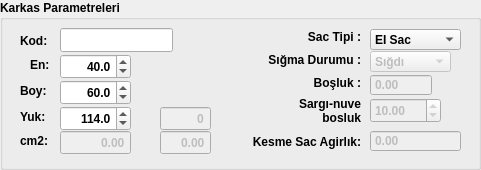
     <widget class="QGroupBox" name="groupBox_26">
      <property name="geometry">
       <rect>
        <x>2</x>
        <y>0</y>
        <width>481</width>
        <height>170</height>
       </rect>
      </property>
      <property name="font">
       <font>
        <weight>75</weight>
        <bold>true</bold>
       </font>
      </property>
      <property name="title">
       <string>Karkas Parametreleri</string>
      </property>
      <widget class="QLabel" name="label_56">
       <property name="geometry">
        <rect>
         <x>30</x>
         <y>54</y>
         <width>31</width>
         <height>21</height>
        </rect>
       </property>
       <property name="text">
        <string>En:</string>
       </property>
      </widget>
      <widget class="QDoubleSpinBox" name="doubleSpinBox_karkas_en">
       <property name="geometry">
        <rect>
         <x>60</x>
         <y>54</y>
         <width>71</width>
         <height>25</height>
        </rect>
       </property>
       <property name="font">
        <font>
         <weight>75</weight>
         <bold>true</bold>
        </font>
       </property>
       <property name="layoutDirection">
        <enum>Qt::LeftToRight</enum>
       </property>
       <property name="autoFillBackground">
        <bool>false</bool>
       </property>
       <property name="alignment">
        <set>Qt::AlignRight|Qt::AlignTrailing|Qt::AlignVCenter</set>
       </property>
       <property name="decimals">
        <number>1</number>
       </property>
       <property name="maximum">
        <double>9999.000000000000000</double>
       </property>
       <property name="value">
        <double>40.000000000000000</double>
       </property>
      </widget>
      <widget class="QLabel" name="label_57">
       <property name="geometry">
        <rect>
         <x>20</x>
         <y>80</y>
         <width>31</width>
         <height>21</height>
        </rect>
       </property>
       <property name="text">
        <string>Boy:</string>
       </property>
      </widget>
      <widget class="QDoubleSpinBox" name="doubleSpinBox_karkas_boy">
       <property name="geometry">
        <rect>
         <x>60</x>
         <y>80</y>
         <width>71</width>
         <height>25</height>
        </rect>
       </property>
       <property name="font">
        <font>
         <weight>75</weight>
         <bold>true</bold>
        </font>
       </property>
       <property name="layoutDirection">
        <enum>Qt::LeftToRight</enum>
       </property>
       <property name="autoFillBackground">
        <bool>false</bool>
       </property>
       <property name="alignment">
        <set>Qt::AlignRight|Qt::AlignTrailing|Qt::AlignVCenter</set>
       </property>
       <property name="decimals">
        <number>1</number>
       </property>
       <property name="maximum">
        <double>9999.000000000000000</double>
       </property>
       <property name="value">
        <double>60.000000000000000</double>
       </property>
      </widget>
      <widget class="QLabel" name="label_58">
       <property name="geometry">
        <rect>
         <x>20</x>
         <y>106</y>
         <width>31</width>
         <height>21</height>
        </rect>
       </property>
       <property name="text">
        <string>Yuk:</string>
       </property>
      </widget>
      <widget class="QDoubleSpinBox" name="doubleSpinBox_karkas_yukseklik">
       <property name="geometry">
        <rect>
         <x>60</x>
         <y>106</y>
         <width>71</width>
         <height>25</height>
        </rect>
       </property>
       <property name="font">
        <font>
         <weight>75</weight>
         <bold>true</bold>
        </font>
       </property>
       <property name="layoutDirection">
        <enum>Qt::LeftToRight</enum>
       </property>
       <property name="autoFillBackground">
        <bool>false</bool>
       </property>
       <property name="alignment">
        <set>Qt::AlignRight|Qt::AlignTrailing|Qt::AlignVCenter</set>
       </property>
       <property name="decimals">
        <number>1</number>
       </property>
       <property name="maximum">
        <double>9999.000000000000000</double>
       </property>
       <property name="value">
        <double>114.000000000000000</double>
       </property>
      </widget>
      <widget class="QLabel" name="label_60">
       <property name="geometry">
        <rect>
         <x>20</x>
         <y>130</y>
         <width>31</width>
         <height>21</height>
        </rect>
       </property>
       <property name="text">
        <string>cm2:</string>
       </property>
      </widget>
      <widget class="QDoubleSpinBox" name="doubleSpinBox_karkas_cm">
       <property name="enabled">
        <bool>false</bool>
       </property>
       <property name="geometry">
        <rect>
         <x>60</x>
         <y>130</y>
         <width>71</width>
         <height>25</height>
        </rect>
       </property>
       <property name="font">
        <font>
         <weight>75</weight>
         <bold>true</bold>
        </font>
       </property>
       <property name="layoutDirection">
        <enum>Qt::LeftToRight</enum>
       </property>
       <property name="autoFillBackground">
        <bool>false</bool>
       </property>
       <property name="alignment">
        <set>Qt::AlignRight|Qt::AlignTrailing|Qt::AlignVCenter</set>
       </property>
       <property name="buttonSymbols">
        <enum>QAbstractSpinBox::NoButtons</enum>
       </property>
       <property name="decimals">
        <number>2</number>
       </property>
       <property name="maximum">
        <double>9999.000000000000000</double>
       </property>
       <property name="value">
        <double>0.000000000000000</double>
       </property>
      </widget>
      <widget class="QDoubleSpinBox" name="doubleSpinBox_karkas_cm_oto">
       <property name="enabled">
        <bool>false</bool>
       </property>
       <property name="geometry">
        <rect>
         <x>160</x>
         <y>130</y>
         <width>51</width>
         <height>25</height>
        </rect>
       </property>
       <property name="font">
        <font>
         <weight>75</weight>
         <bold>true</bold>
        </font>
       </property>
       <property name="layoutDirection">
        <enum>Qt::LeftToRight</enum>
       </property>
       <property name="autoFillBackground">
        <bool>false</bool>
       </property>
       <property name="alignment">
        <set>Qt::AlignRight|Qt::AlignTrailing|Qt::AlignVCenter</set>
       </property>
       <property name="buttonSymbols">
        <enum>QAbstractSpinBox::NoButtons</enum>
       </property>
       <property name="decimals">
        <number>2</number>
       </property>
       <property name="maximum">
        <double>9999.000000000000000</double>
       </property>
       <property name="value">
        <double>0.000000000000000</double>
       </property>
      </widget>
      <widget class="QDoubleSpinBox" name="doubleSpinBox_karkas_yuk_oto">
       <property name="enabled">
        <bool>false</bool>
       </property>
       <property name="geometry">
        <rect>
         <x>160</x>
         <y>106</y>
         <width>51</width>
         <height>25</height>
        </rect>
       </property>
       <property name="font">
        <font>
         <weight>75</weight>
         <bold>true</bold>
        </font>
       </property>
       <property name="layoutDirection">
        <enum>Qt::LeftToRight</enum>
       </property>
       <property name="autoFillBackground">
        <bool>false</bool>
       </property>
       <property name="alignment">
        <set>Qt::AlignRight|Qt::AlignTrailing|Qt::AlignVCenter</set>
       </property>
       <property name="buttonSymbols">
        <enum>QAbstractSpinBox::NoButtons</enum>
       </property>
       <property name="decimals">
        <number>0</number>
       </property>
       <property name="maximum">
        <double>9999.000000000000000</double>
       </property>
       <property name="value">
        <double>0.000000000000000</double>
       </property>
      </widget>
      <widget class="QLabel" name="label_yuk_error">
       <property name="geometry">
        <rect>
         <x>50</x>
         <y>106</y>
         <width>20</width>
         <height>20</height>
        </rect>
       </property>
       <property name="text">
        <string/>
       </property>
       <property name="pixmap">
        <pixmap resource="icons.qrc">:/staticfiles/icons/warning.png</pixmap>
       </property>
       <property name="scaledContents">
        <bool>true</bool>
       </property>
      </widget>
      <widget class="QLabel" name="label_Ac_ok">
       <property name="geometry">
        <rect>
         <x>130</x>
         <y>130</y>
         <width>21</width>
         <height>21</height>
        </rect>
       </property>
       <property name="text">
        <string/>
       </property>
       <property name="pixmap">
        <pixmap resource="icons.qrc">:/staticfiles/icons/checked.png</pixmap>
       </property>
       <property name="scaledContents">
        <bool>true</bool>
       </property>
      </widget>
      <widget class="QLabel" name="label_Ac_error">
       <property name="geometry">
        <rect>
         <x>60</x>
         <y>130</y>
         <width>20</width>
         <height>20</height>
        </rect>
       </property>
       <property name="text">
        <string/>
       </property>
       <property name="pixmap">
        <pixmap resource="icons.qrc">:/staticfiles/icons/warning.png</pixmap>
       </property>
       <property name="scaledContents">
        <bool>true</bool>
       </property>
      </widget>
      <widget class="QLabel" name="label_Ac_ok_2">
       <property name="geometry">
        <rect>
         <x>450</x>
         <y>70</y>
         <width>21</width>
         <height>21</height>
        </rect>
       </property>
       <property name="text">
        <string/>
       </property>
       <property name="pixmap">
        <pixmap resource="icons.qrc">:/staticfiles/icons/checked.png</pixmap>
       </property>
       <property name="scaledContents">
        <bool>true</bool>
       </property>
      </widget>
      <widget class="QDoubleSpinBox" name="doubleSpinBox_8">
       <property name="enabled">
        <bool>false</bool>
       </property>
       <property name="geometry">
        <rect>
         <x>370</x>
         <y>74</y>
         <width>62</width>
         <height>22</height>
        </rect>
       </property>
       <property name="buttonSymbols">
        <enum>QAbstractSpinBox::NoButtons</enum>
       </property>
       <property name="minimum">
        <double>-999.000000000000000</double>
       </property>
       <property name="maximum">
        <double>9999.989999999999782</double>
       </property>
      </widget>
      <widget class="QComboBox" name="comboBox_2">
       <property name="enabled">
        <bool>false</bool>
       </property>
       <property name="geometry">
        <rect>
         <x>370</x>
         <y>51</y>
         <width>81</width>
         <height>21</height>
        </rect>
       </property>
       <item>
        <property name="text">
         <string>Sığdı</string>
        </property>
       </item>
       <item>
        <property name="text">
         <string>Yanlış</string>
        </property>
       </item>
       <item>
        <property name="text">
         <string>Kesme</string>
        </property>
       </item>
      </widget>
      <widget class="QLabel" name="label_76">
       <property name="geometry">
        <rect>
         <x>250</x>
         <y>52</y>
         <width>111</width>
         <height>16</height>
        </rect>
       </property>
       <property name="text">
        <string>Sığma Durumu :</string>
       </property>
       <property name="alignment">
        <set>Qt::AlignRight|Qt::AlignTrailing|Qt::AlignVCenter</set>
       </property>
      </widget>
      <widget class="QLabel" name="label_Ac_error_2">
       <property name="geometry">
        <rect>
         <x>450</x>
         <y>50</y>
         <width>20</width>
         <height>20</height>
        </rect>
       </property>
       <property name="text">
        <string/>
       </property>
       <property name="pixmap">
        <pixmap resource="icons.qrc">:/staticfiles/icons/warning.png</pixmap>
       </property>
       <property name="scaledContents">
        <bool>true</bool>
       </property>
      </widget>
      <widget class="QLabel" name="label_77">
       <property name="geometry">
        <rect>
         <x>240</x>
         <y>75</y>
         <width>121</width>
         <height>16</height>
        </rect>
       </property>
       <property name="text">
        <string>Boşluk :</string>
       </property>
       <property name="alignment">
        <set>Qt::AlignRight|Qt::AlignTrailing|Qt::AlignVCenter</set>
       </property>
      </widget>
      <widget class="QLabel" name="label_yuk_ok">
       <property name="geometry">
        <rect>
         <x>130</x>
         <y>106</y>
         <width>21</width>
         <height>21</height>
        </rect>
       </property>
       <property name="text">
        <string/>
       </property>
       <property name="pixmap">
        <pixmap resource="icons.qrc">:/staticfiles/icons/checked.png</pixmap>
       </property>
       <property name="scaledContents">
        <bool>true</bool>
       </property>
      </widget>
      <widget class="QComboBox" name="comboBox_sactipi">
       <property name="geometry">
        <rect>
         <x>370</x>
         <y>29</y>
         <width>91</width>
         <height>21</height>
        </rect>
       </property>
       <item>
        <property name="text">
         <string>EI Sac</string>
        </property>
       </item>
       <item>
        <property name="text">
         <string>Kesme Sac</string>
        </property>
       </item>
      </widget>
      <widget class="QLabel" name="label_146">
       <property name="geometry">
        <rect>
         <x>290</x>
         <y>27</y>
         <width>71</width>
         <height>20</height>
        </rect>
       </property>
       <property name="text">
        <string>Sac Tipi :</string>
       </property>
       <property name="alignment">
        <set>Qt::AlignRight|Qt::AlignTrailing|Qt::AlignVCenter</set>
       </property>
      </widget>
      <widget class="QLabel" name="label_154">
       <property name="geometry">
        <rect>
         <x>240</x>
         <y>95</y>
         <width>121</width>
         <height>31</height>
        </rect>
       </property>
       <property name="layoutDirection">
        <enum>Qt::RightToLeft</enum>
       </property>
       <property name="text">
        <string>Sargı-nuve
 bosluk</string>
       </property>
       <property name="alignment">
        <set>Qt::AlignRight|Qt::AlignTrailing|Qt::AlignVCenter</set>
       </property>
      </widget>
      <widget class="QDoubleSpinBox" name="doubleSpinBox_nuvebosluk">
       <property name="enabled">
        <bool>false</bool>
       </property>
       <property name="geometry">
        <rect>
         <x>370</x>
         <y>98</y>
         <width>71</width>
         <height>25</height>
        </rect>
       </property>
       <property name="value">
        <double>10.000000000000000</double>
       </property>
      </widget>
      <widget class="QLineEdit" name="lineEdit_mlz_karkas">
       <property name="geometry">
        <rect>
         <x>60</x>
         <y>28</y>
         <width>113</width>
         <height>24</height>
        </rect>
       </property>
      </widget>
      <widget class="QLabel" name="label_61">
       <property name="geometry">
        <rect>
         <x>20</x>
         <y>30</y>
         <width>31</width>
         <height>21</height>
        </rect>
       </property>
       <property name="text">
        <string>Kod:</string>
       </property>
      </widget>
      <widget class="QLabel" name="label_kesmeSacAgirlik">
       <property name="geometry">
        <rect>
         <x>240</x>
         <y>126</y>
         <width>121</width>
         <height>31</height>
        </rect>
       </property>
       <property name="layoutDirection">
        <enum>Qt::RightToLeft</enum>
       </property>
       <property name="text">
        <string>Kesme Sac Agirlık:</string>
       </property>
       <property name="alignment">
        <set>Qt::AlignRight|Qt::AlignTrailing|Qt::AlignVCenter</set>
       </property>
      </widget>
      <widget class="QDoubleSpinBox" name="doubleSpinBox_kesmeSacAgirlik">
       <property name="enabled">
        <bool>false</bool>
       </property>
       <property name="geometry">
        <rect>
         <x>370</x>
         <y>130</y>
         <width>91</width>
         <height>22</height>
        </rect>
       </property>
       <property name="buttonSymbols">
        <enum>QAbstractSpinBox::NoButtons</enum>
       </property>
       <property name="minimum">
        <double>-999.000000000000000</double>
       </property>
       <property name="maximum">
        <double>9999.989999999999782</double>
       </property>
      </widget>
     </widget>
